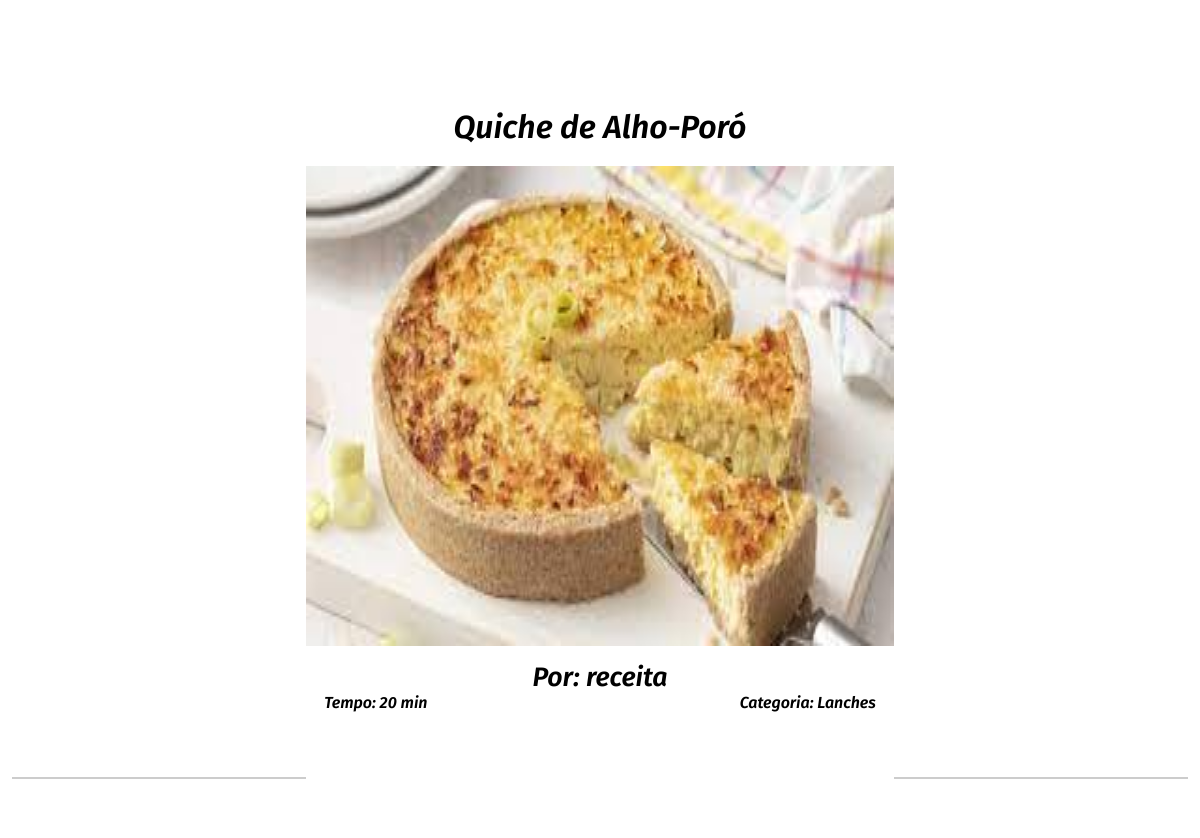
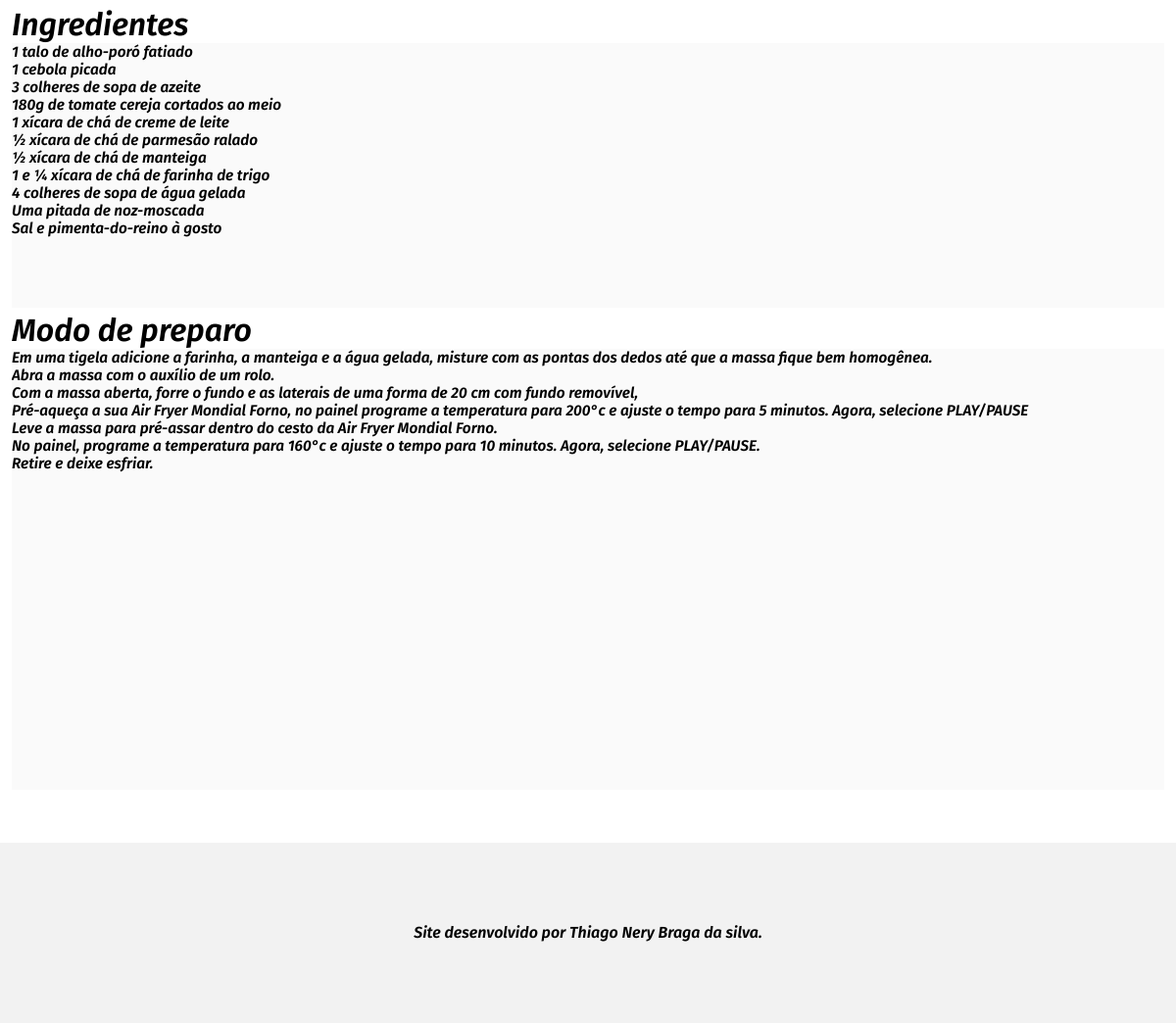
Screenshot of /homepage/25 with the database file from the repository (2 pictures, top to bottom).
### receitas/models.py (models this page shows)
class PostReceitas(models.Model):
    post_codigo = models.BigAutoField(primary_key=True,verbose_name='Codigo')
    post_usuario_fk = models.ForeignKey(User, on_delete=models.CASCADE, blank=True, null=True,
                                        verbose_name='Usuario')
    post_categoria_fk = models.ForeignKey(CategoriaModel, on_delete=models.DO_NOTHING,blank=True, null=True)
    post_foto = models.ImageField(upload_to='produto_imagens/%Y/%m/', blank=True, null=True)
    post_nome = models.CharField(max_length=80, blank=True,null=True, verbose_name='Nome da receita')
    post_tempo = models.IntegerField(null=True)
    post_ingredientes = models.TextField(max_length=1000, blank=True,null=True)
    post_preparo = models.TextField(max_length=1000, blank=True,null=True)
    post_publicado = models.BooleanField(default=False, verbose_name='Publicado')

class CategoriaModel(models.Model):
    cat_codigo = models.BigAutoField(primary_key=True)
    cat_nome = models.CharField(max_length=35, null=True)
    def __str__(self):
        return self.cat_nome

### receitas/views.py (the view)
# urls.py: path('<post_codigo>',views.Detalhe.as_view(),name='detalhe'),
class Detalhe(DetailView):
    model = models.PostReceitas
    template_name = 'receitas/detalhe.html'
    context_object_name = 'receita'
    pk_url_kwarg = 'post_codigo'

### receitas/templates/receitas/detalhe.html (shortened to what this page needs)
{%extends 'base.html'%}
{%block body %}
    <main class="main-pagina">
        <div class="container-receita-detalhe">
            <h1 class="receita-detalhe-tituto">{{receita.post_nome}}</h1>
            <img src="{{ receita.post_foto.url }}" alt="" class="img-receita-detalhe">
            <p class="autor-receita">Por: {{receita.post_usuario_fk}}</p>
            <div class="informacoes">
                <p>Tempo: {{receita.post_tempo}} min</p>
                 <p>Categoria: {{receita.post_categoria_fk}} </p>
            </div>
            <div class="flex-linha">
                <hr class="linha">
                <hr class="linha">
            </div>
            <h1>Ingredientes</h1>
            <textarea class="receita-ingrediente"  id="ingrediente" disabled rows="15">{{receita.post_ingredientes}}</textarea>
            <h1>Modo de preparo</h1>
             <textarea class="receita-ingrediente" id="preparo" disabled  rows="25">{{receita.post_preparo}}</textarea>
        </div>
    </main>
{% include 'parcias/_footer.html' %}
{%endblock%}

### templates/static/style.css (style rules this page uses)
* { margin: 0; padding: 0; box-sizing: border-box; font-family: 'FiraSans', sans-serif; }
.container-receita-detalhe { margin: 1%; }
.img-receita-detalhe { background-color: #000000; width: 50%; margin: 0 auto; height: 60vh; display:block; }
.autor-receita { margin-top: 15px; text-align: center ; font-size: 20pt; font-weight:700; }
.receita-detalhe-tituto { text-align: center; margin: 20px 0; }
.linha { width:25%; margin:15px 0; background: #ccc; border: none; border-radius:none; height:2px }
.flex-linha { display:flex; margin: 50px 0; justify-content:space-between; }
.informacoes { width: 100%; display: flex; justify-content: space-evenly; align-items: center; }
.receita-ingrediente { border: none; border: none; color: black; font-size: 11.5pt; resize: none; text-align: initial; width: 100%; overflow: hidden; }
.main-pagina { margin-top: 13.45vh; }

### rows the page displays
PostReceitas: post_nome "Quiche de Alho-Poró", post_foto (picture), post_usuario_fk "receita", post_tempo "20", post_categoria_fk "Lanches", post_ingredientes "1 talo de alho-poró fatiado 1 cebola picada 3 colheres de sopa de azeite 180g de tomate cereja cortados ao meio 1 xícara de chá de creme de leite ½ xícara de chá de parmesão ralado ½ xícara de chá de manteiga 1 e ¼ xícara de chá de farinha de trigo 4 colheres de sopa de água gelada Uma pitada de noz-moscada Sal e pimenta-do-reino à gosto", post_preparo "Em uma tigela adicione a farinha, a manteiga e a água gelada, misture com as pontas dos dedos até que a massa fique bem homogênea. Abra a massa com o auxílio de um rolo. Com a massa aberta, forre o fundo e as laterais de uma forma de 20 cm com fundo removível, Pré-aqueça a sua Air Fryer Mondial Forno, no painel programe a temperatura para 200°c e ajuste o tempo para 5 minutos. Agora, selecione PLAY/PAUSE Leve a massa para pré-assar dentro do cesto da Air Fryer Mondial Forno. No painel, programe a temperatura para 160°c e ajuste o tempo para 10 minutos. Agora, selecione PLAY/PAUSE. Retire e deixe esfriar."
